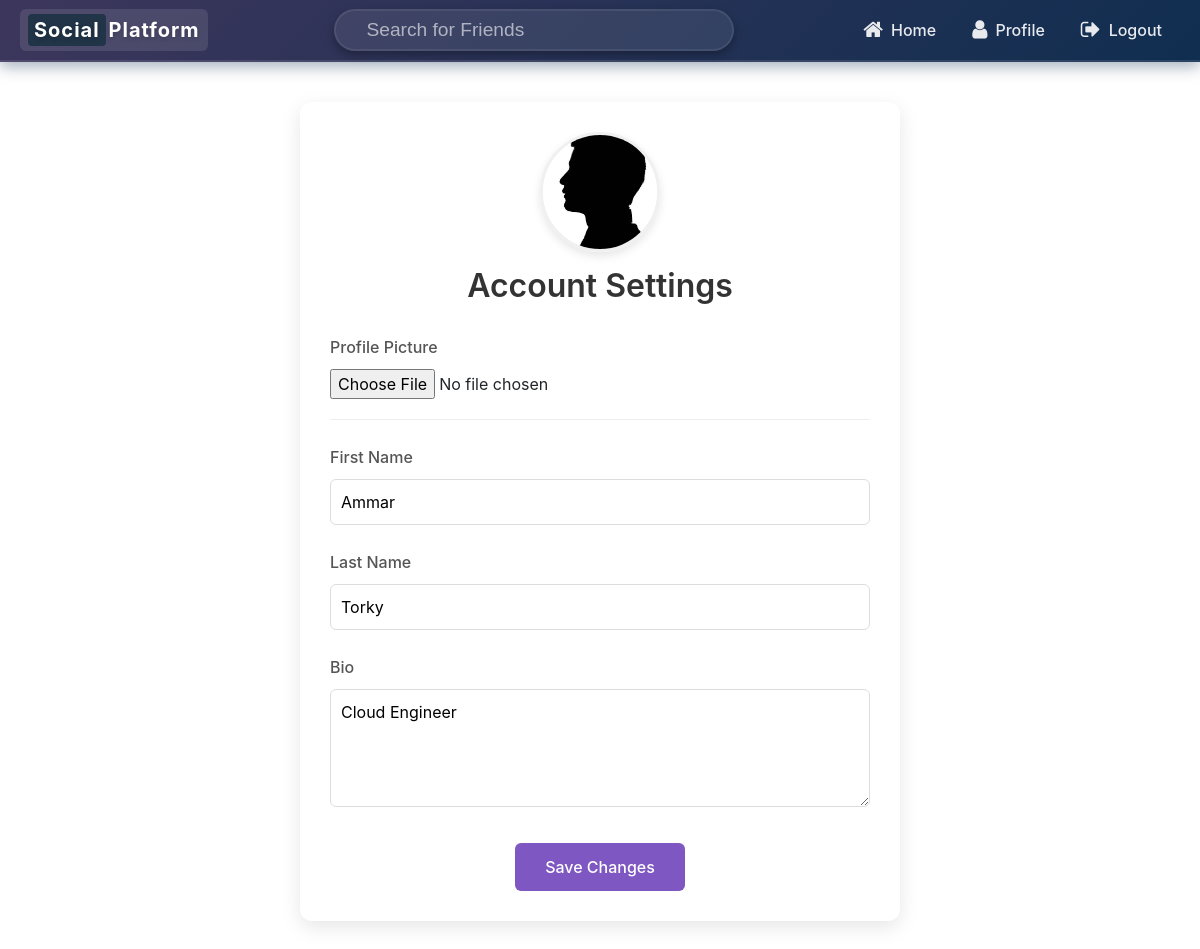
The page /settings/ (signed in) on the database as committed earlier.
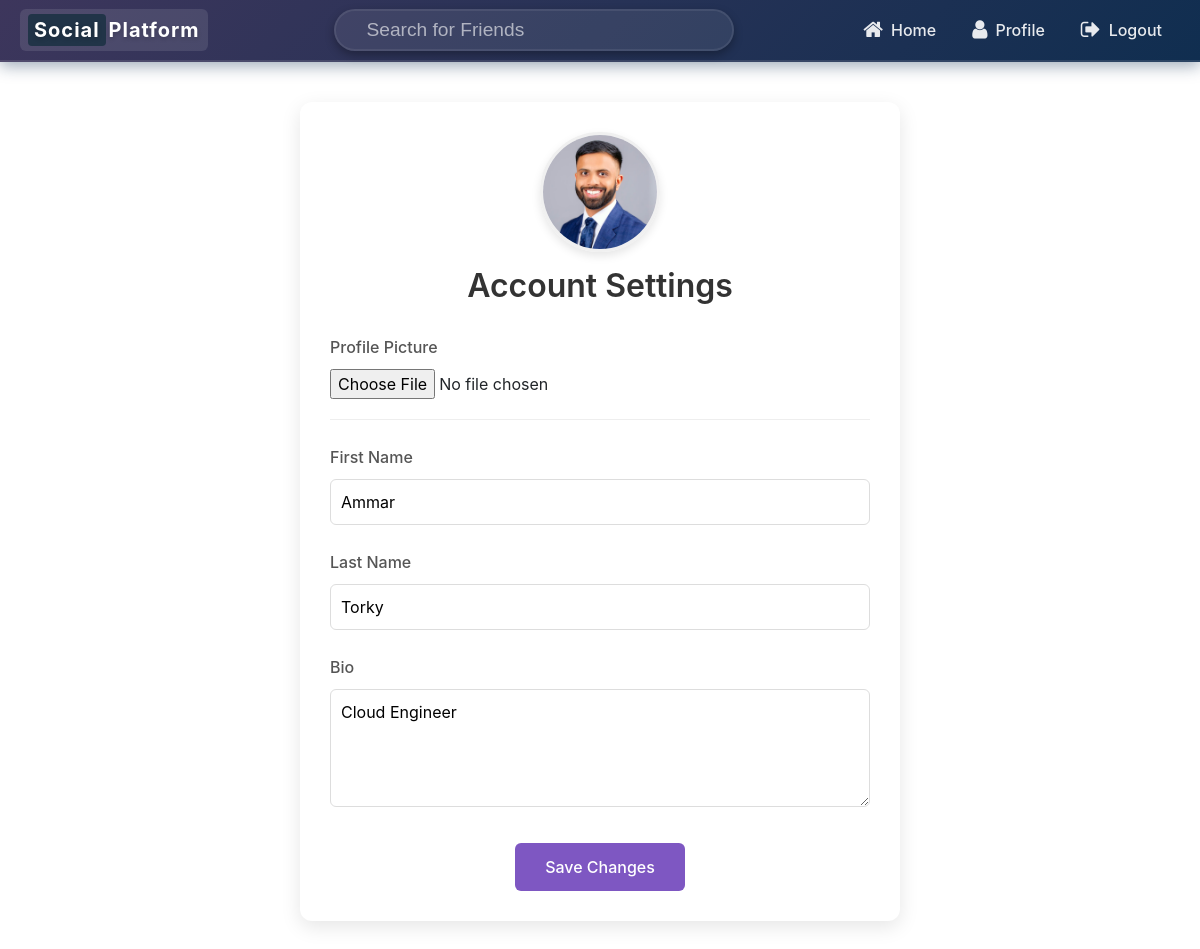
The same page on the database as committed later.
### core/models.py (models this page shows, shortened)
class User(AbstractUser):
    profile_pic = models.ImageField(default='profile_pics/default.jpg',upload_to='profile_pics')
    bio = models.TextField(null = True ,max_length=500,blank=True,default='')

### core/views.py (the view)
# urls.py: path('settings/',AcoountSettingView.as_view(), name='accountsettings'),
@method_decorator(login_required(login_url='login_page'), name='dispatch')
class AcoountSettingView(UpdateView):
    model = User
    fields = ['first_name', 'last_name', 'profile_pic','bio' ]
    template_name = 'AccountSetting.html'
    success_url = '/profile'
    def get_object(self, queryset = None):
        return self.request.user

### Templates/AccountSetting.html (shortened to what this page needs)
{% extends 'base.html' %}
{% load crispy_forms_tags %}
{% block navbar %}
{% include 'navbar.html' %}
{% endblock navbar %}
{% block content %}
<div style="max-width: 600px; margin: 40px auto; padding: 30px; background-color: #ffffff; border-radius: 12px; box-shadow: 0 6px 20px rgba(0,0,0,0.1);">
    <div style="text-align: center; margin-bottom: 30px;">
        <div style="width: 120px; height: 120px; margin: 0 auto 15px; border-radius: 50%; overflow: hidden; box-shadow: 0 4px 10px rgba(0,0,0,0.1); border: 3px solid #f0f0f0;">
            <img id="profile-preview" src="{{ user.profile_pic.url }}" style="width: 100%; height: 100%; object-fit: cover;">
        </div>
        <h2 style="margin: 15px 0 5px; font-weight: 600; color: #333;">Account Settings</h2>
    </div>
    <form method="POST" action="" enctype="multipart/form-data">
        <div style="margin-bottom: 25px; padding-bottom: 20px; border-bottom: 1px solid #eee;">
            <label for="id_profile_pic" style="display: block; margin-bottom: 10px; font-weight: 500; color: #555;">Profile Picture</label>
            <input type="file" name="profile_pic" id="id_profile_pic" style="width: 100%;" accept="image/*" onchange="previewImage(this);">
        </div>
        <div style="margin-bottom: 25px;">
            <label for="id_first_name" style="display: block; margin-bottom: 10px; font-weight: 500; color: #555;">First Name</label>
            <input type="text" name="first_name" value="{{ user.first_name }}" id="id_first_name" style="width: 100%; padding: 10px; border: 1px solid #ddd; border-radius: 6px;">
        </div>
        <div style="margin-bottom: 25px;">
            <label for="id_last_name" style="display: block; margin-bottom: 10px; font-weight: 500; color: #555;">Last Name</label>
            <input type="text" name="last_name" value="{{ user.last_name }}" id="id_last_name" style="width: 100%; padding: 10px; border: 1px solid #ddd; border-radius: 6px;">
        </div>
        <div style="margin-bottom: 30px;">
            <label for="id_bio" style="display: block; margin-bottom: 10px; font-weight: 500; color: #555;">Bio</label>
            <textarea name="bio" id="id_bio" rows="4" maxlength="500" style="width: 100%; padding: 10px; border: 1px solid #ddd; border-radius: 6px;">{{ user.bio }}</textarea>
        </div>
        <div style="text-align: center;">
            <button type="submit" style="background-color: #7E57C2; color: white; border: none; padding: 12px 30px; border-radius: 6px; font-weight: 500; cursor: pointer;">
                Save Changes
            </button>
        </div>
    </form>
</div>
{% endblock content %}

Rows that differ between the two databases and show on the page:
changed User "Ammar": profile_pic: picture added in place of a placeholder
